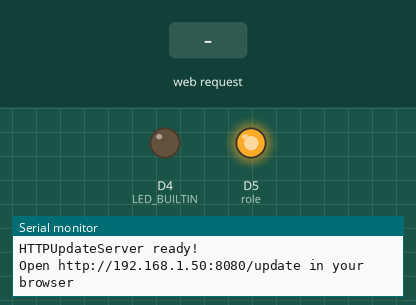
A sketch run on a simulated ESP8266 (NodeMCU). Parts: output pins drawn as LEDs (lit = HIGH, except the on-board LED, lit = LOW), the last lines printed to the serial monitor. The inputs (shaded band) are chosen by the test bench. WiFi joins after 1.5 s; servers stay silent unless stated.

Above: at 2.7 s.
2.8 s: HTTP request GET /pdurum/off received
At 3.2 s:
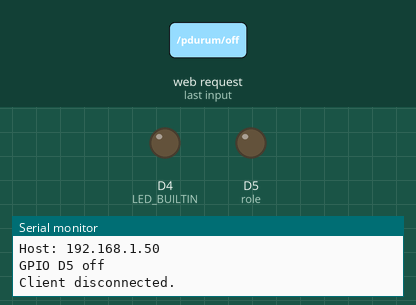
4.3 s: HTTP request GET /pdurum/on received
At 5.6 s:
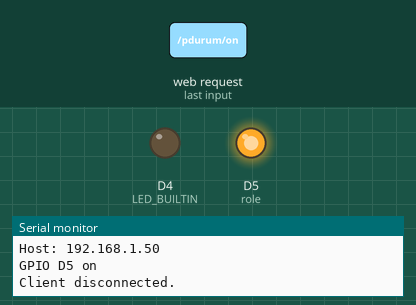
Timing chart, 0 to 7.3 s (numbered marks = the images above; inputs shaded):
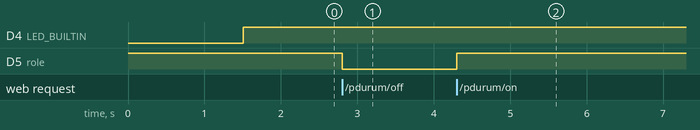

Measured:
- after the input at 2.8 s, D5 (role): HIGH → LOW at once
- after the input at 4.3 s, D5 (role): LOW → HIGH at once

The sketch:

v3.0.ino
```cpp
#include <ESP8266WiFi.h>   //  ESP8266 library
#include <DNSServer.h>
#include <ESP8266WebServer.h>
#include <WiFiManager.h>
#include <ESP8266WebServer.h>
#include <ESP8266mDNS.h>
#include <ESP8266HTTPUpdateServer.h>

const char* host = "esp8266-webupdate";
ESP8266WebServer httpServer(8080);
ESP8266HTTPUpdateServer httpUpdater;

// Set web server port number to 80
WiFiServer server(80);

// Variable to store the HTTP request
String header;

// role icin pin durumu
String role_durum = "on";
//role pini
const int role = D5;

//ilk calisma tek seferlik zaman kapaması icin
bool running = true;

//timer icin degiskenler
unsigned long first_time=0;
unsigned long last_time;

//otomatik kapanma saniye cinsinden
unsigned int kapanma_sn=300000;//5*60*1000

void setup() {
  Serial.begin(115200);

  // pin output setting
  pinMode(role, OUTPUT);
  pinMode(LED_BUILTIN, OUTPUT);

  // ilk baslangicta pin acik
  digitalWrite(role, HIGH);

  WiFiManager wifiManager;
  wifiManager.autoConnect("Cyber_JET", "12345678");
  wifiManager.setTimeout(120);

  Serial.println("Connected.");
  server.begin();   // initialize the Server
  MDNS.begin(host);

  httpUpdater.setup(&httpServer);
  httpServer.begin();

  MDNS.addService("http", "tcp", 8080);
  Serial.println("HTTPUpdateServer ready!");
  Serial.print("Open http://");
  Serial.print(WiFi.localIP());
  Serial.println(":8080/update in your browser\n");


}
void loop(){

  //timer kullanımı ile sayac
  last_time=millis();

  //debug calisma kontrolu
  if(last_time-first_time>=10000){
    Serial.println("sistem calisiyor");
    first_time=last_time;
    digitalWrite(LED_BUILTIN, LOW);
  }
  //otomatik plaka kapama
    if(last_time>=kapanma_sn and running==true){
    running =false;
    digitalWrite(role, LOW);
    role_durum = "off";
    digitalWrite(LED_BUILTIN, LOW);
  }

  httpServer.handleClient();
  MDNS.update();


  WiFiClient client = server.available();

  if (client) {
    Serial.println("New Client.");
    String currentLine = "";
    while (client.connected()) {
      if (client.available()) {
        char c = client.read();
        Serial.write(c);
        header += c;
        if (c == '\n') {                    // if the byte is a newline character

          if (currentLine.length() == 0) {
            client.println("HTTP/1.1 200 OK");
            client.println("Content-type:text/html");
            client.println("Connection: close");
            client.println();

            // turns the GPIOs on and off
            if (header.indexOf("GET /pdurum/on") >= 0) {
              digitalWrite(role, HIGH);
              Serial.println("GPIO D5 on");
              role_durum = "on";
              digitalWrite(LED_BUILTIN, LOW);
            } else if (header.indexOf("GET /pdurum/off") >= 0) {
              digitalWrite(role, LOW);
              Serial.println("GPIO D5 off");
              role_durum = "off";
              digitalWrite(LED_BUILTIN, LOW);
            }

client.println("<!doctype html>");
client.println("<html lang=\"en\">");
client.println("  <head>");
client.println("    <!-- Required meta tags -->");
client.println("    <meta charset=\"utf-8\">");
client.println("    <meta name=\"viewport\" content=\"width=device-width, initial-scale=1\">");

client.println("    <!-- Bootstrap CSS -->");
client.println("<link href=\"https://cdn.jsdelivr.net/npm/bootstrap@5.0.0-beta3/dist/css/bootstrap.min.css\" rel=\"stylesheet\" integrity=\"sha384-eOJMYsd53ii+scO/bJGFsiCZc+5NDVN2yr8+0RDqr0Ql0h+rP48ckxlpbzKgwra6\" crossorigin=\"anonymous\">");
client.println("    <title>Plaka Gizleme V2</title>");
client.println("  </head>");

client.println("  <body>");
client.println("    <main>");
client.println("  <div class=\"container py-4\">");
client.println("    <header class=\"pb-3 mb-4 border-bottom\">");
client.println("        <h2>Plaka Gizleme <span class=\"badge bg-secondary\">V2</span></h2>");
client.println("    </header>");

client.println("    <div class=\"row align-items-md-stretch\">");
client.println("      <div class=\"col-md-6 py-4\">");
client.println("        <div class=\"h-100 p-5 bg-light border rounded-3\">");
client.println("          <h2 class=\"py-1\">Durum</h2>");

if (role_durum=="off") {
client.println("      <div class=\"alert alert-danger\" role=\"alert\">");
client.println("        Plaka Gizli");
client.println("      </div>");
client.println("      <a href=\"/pdurum/on\">");
client.println("        <button type=\"button\" class=\"btn btn-outline-primary\">Plakayı Aç</button>");
client.println("      </a>");
} else {
client.println("      <div class=\"alert alert-primary\" role=\"alert\">");
client.println("        Plaka Görünebilir");
client.println("      </div>");
client.println("      <a href=\"/pdurum/off\">");
client.println("        <button type=\"button\" class=\"btn btn-outline-danger\">Plakayı Gizle</button>");
client.println("      </a>");
}

client.println("        </div>");
client.println("      </div>");
client.println("      <div class=\"col-md-6 py-4\">");
client.println("        <div class=\"h-100 p-5 bg-light border rounded-3\">");
client.println("          <h2>Otomatik Gizleme</h2>");
if(last_time>=kapanma_sn and running==false){
    client.println("<div class=\"alert alert-success\" role=\"success\">Islem Tamamlandı. </div>");
    }else{
      client.print("<div class=\"alert alert-warning\" role=\"warning\">");
      if((kapanma_sn-last_time)>=60000){
         client.print((kapanma_sn-last_time)/60000);
         client.println(" Dakika sonra kapatılacak.");
        }else{
          client.print((kapanma_sn-last_time)/1000);
          client.println(" Saniye sonra kapatılacak.");
          }
      }
client.println("        </div>");
client.println("      </div>");
 client.println("   </div>");

client.println("    <footer class=\"pt-3 mt-4 text-muted border-top\" align=\"center\">");
client.print("      <a href=\"https://github.com/mmerttccolakk/\" target=\"_blank\" class=\"link-info\"> MertC</a>&copy; 2021&nbsp;<a href=\"http://");
client.print(WiFi.localIP());
client.println(":8080/update\" target=\"_blank\" class=\"link-secondary\" target=\"_blank\">Update</a>");
client.println("    </footer>");
client.println("  </div>");
client.println("</main>");
client.println("    <script src=\"https://cdn.jsdelivr.net/npm/bootstrap@5.0.0-beta3/dist/js/bootstrap.bundle.min.js\" integrity=\"sha384-JEW9xMcG8R+pH31jmWH6WWP0WintQrMb4s7ZOdauHnUtxwoG2vI5DkLtS3qm9Ekf\" crossorigin=\"anonymous\"></script>");
client.println("  </body>");
client.println("</html>");
            break;
          } else {
            currentLine = "";
          }
        } else if (c != '\r') {
          currentLine += c;
        }
      }
    }
    header = "";
    client.stop();
    Serial.println("Client disconnected.");
    Serial.println("");
  }
    digitalWrite(LED_BUILTIN, HIGH);

}
```
